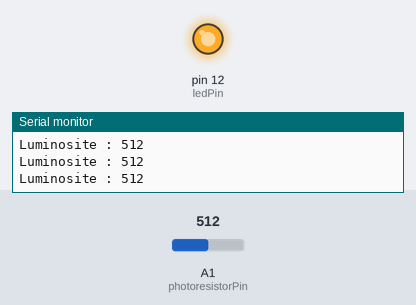
Simulated run of this sketch. Board: Arduino Uno, built with avr-gcc and run on an emulated ATmega328P. Parts: output pins drawn as LEDs (lit = HIGH), the last lines printed to the serial monitor. Inputs (shaded band) come from the test bench; at power-on: A1 (photoresistorPin) = 512.

Above: at 1.2 s.
1.3 s: A1 (photoresistorPin) set to 62
2.8 s: A1 (photoresistorPin) set to 51
At 3.7 s:
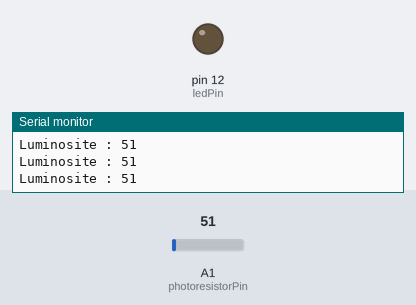
4.3 s: A1 (photoresistorPin) set to 122
At 5.0 s:
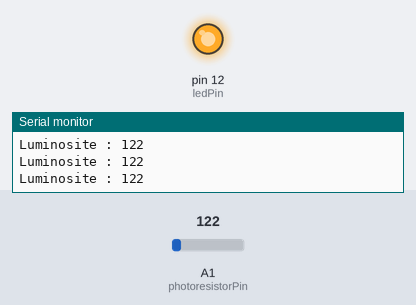
5.9 s: A1 (photoresistorPin) set to 45
At 6.4 s:
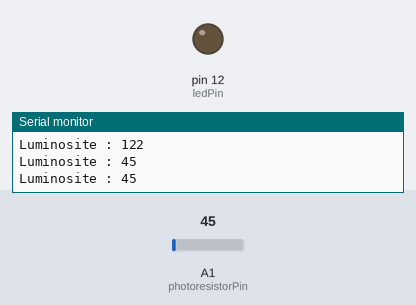
Timing chart, 0 to 8.5 s (numbered marks = the images above; inputs shaded):
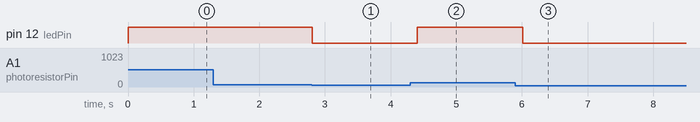

The sketch:

CodeMiroirs.ino
```cpp
// Pin de la photoresistance
const int photoresistorPin = A1;

// Pin de la LED
const int ledPin = 12;

// Seuil de luminosité pour allumer la LED
const int seuilLuminosite = 55;

void setup() {
  // Initialisation de la communication série
  Serial.begin(9600);

  // Configuration des broches
  pinMode(photoresistorPin, INPUT);
  pinMode(ledPin, OUTPUT);
}

void loop() {
  // Lecture de la valeur de la photoresistance
  int valeurLuminosite = analogRead(photoresistorPin);

  //Affichage de la valeur de luminosité (facultatif)
  Serial.print("Luminosite : ");
  Serial.println(valeurLuminosite);

  // Vérification si la luminosité est en dessous du seuil
  if (valeurLuminosite > seuilLuminosite) {
    // Allumer la LED
    digitalWrite(ledPin, HIGH);
  } else {
    // Éteindre la LED
    digitalWrite(ledPin, LOW);
  }

  // Attendre un court laps de temps
  delay(200);
}
```

Measured:
- the behaviour switches between 56 and 55 on A1 (photoresistorPin) (found by bisection; images 0 and 1)
- after the input at 2.8 s, pin 12 (ledPin): HIGH → LOW at once
- after the input at 4.3 s, pin 12 (ledPin): LOW → HIGH after 0.11 s
- after the input at 5.9 s, pin 12 (ledPin): HIGH → LOW after 0.11 s
